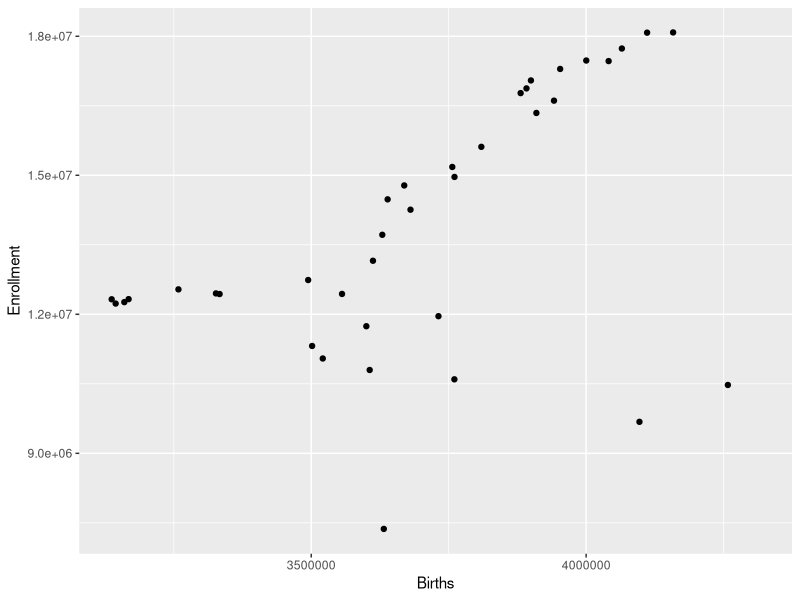
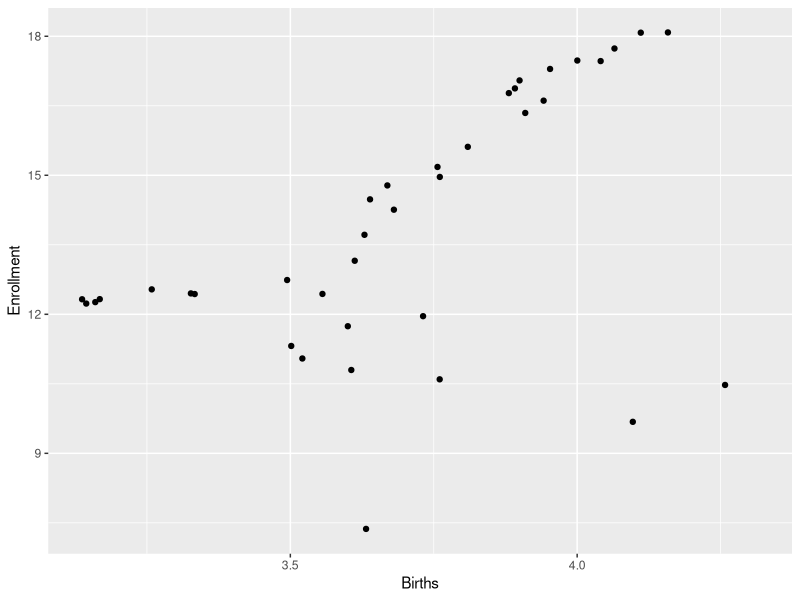
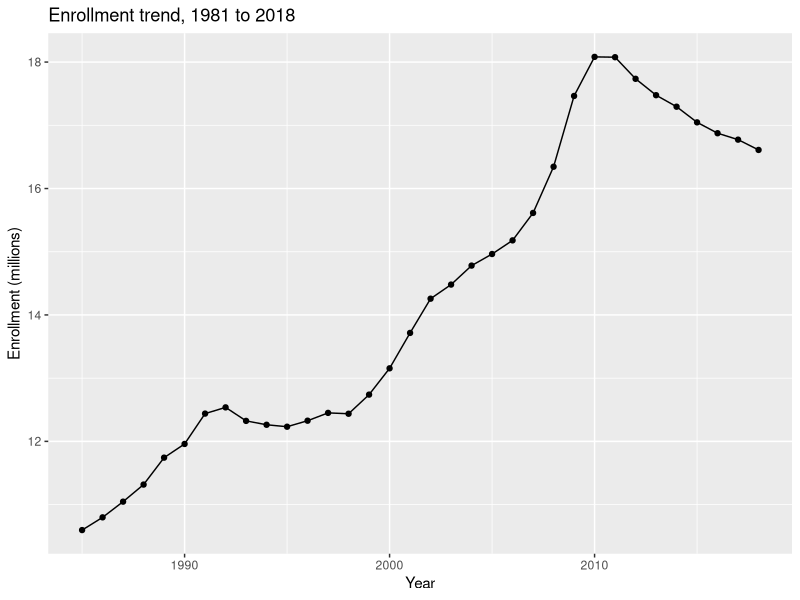
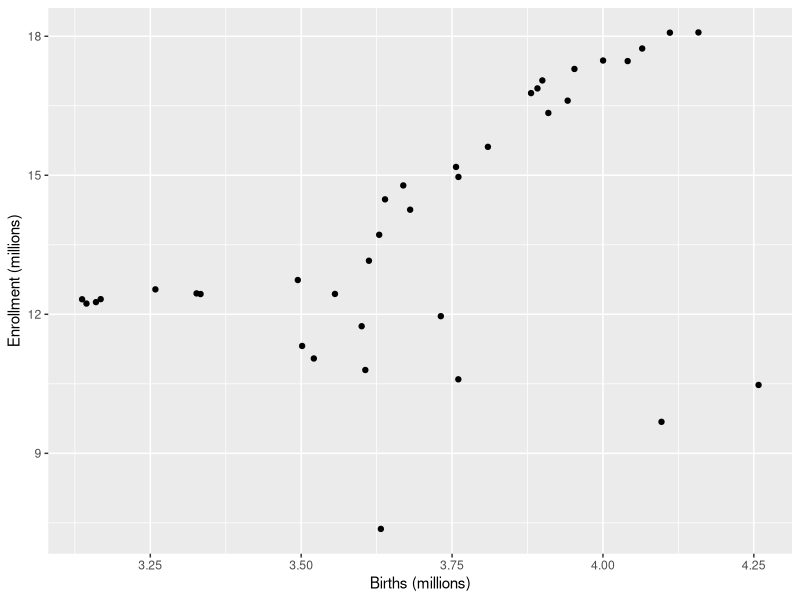
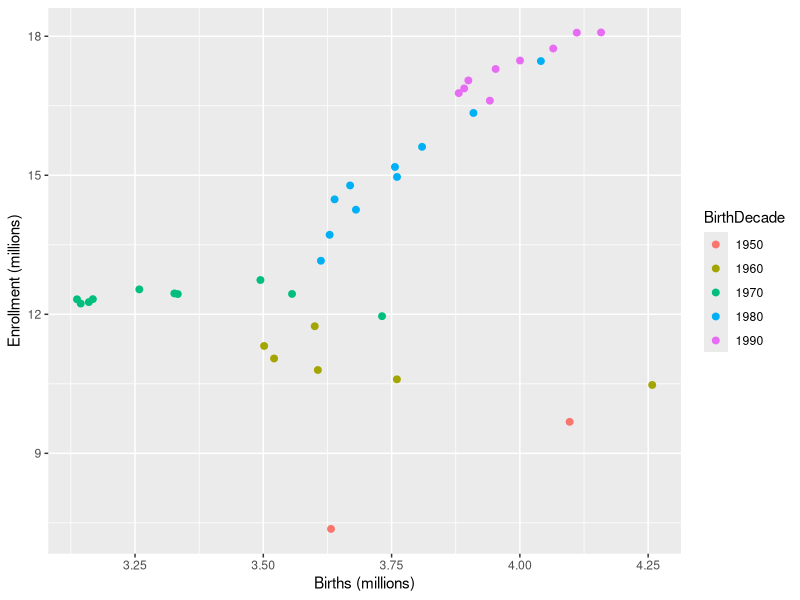
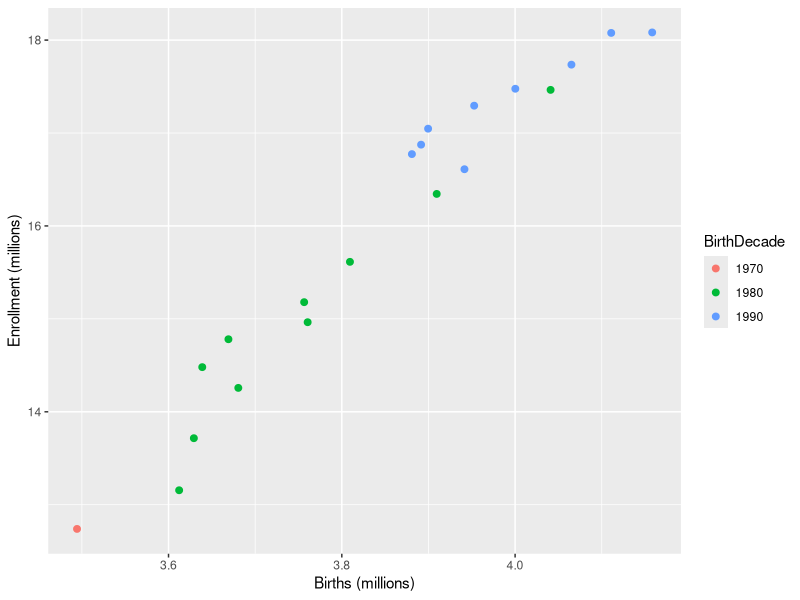
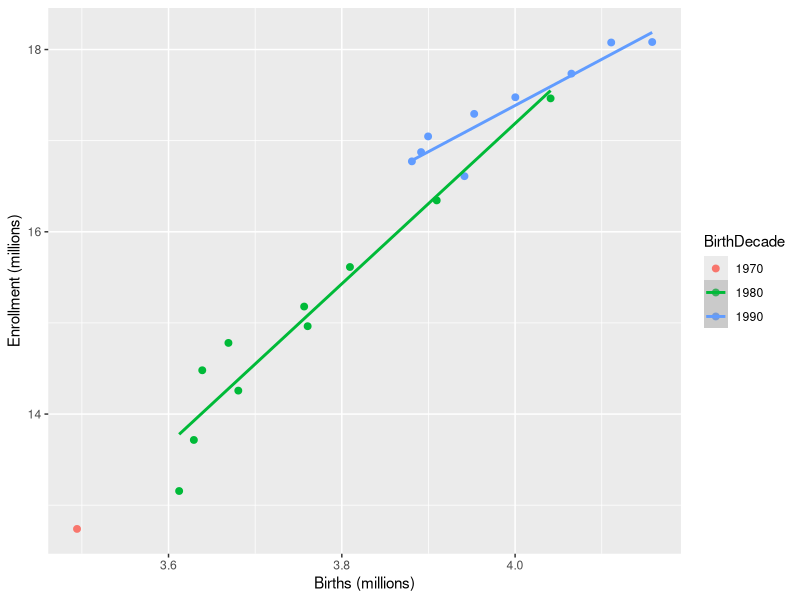
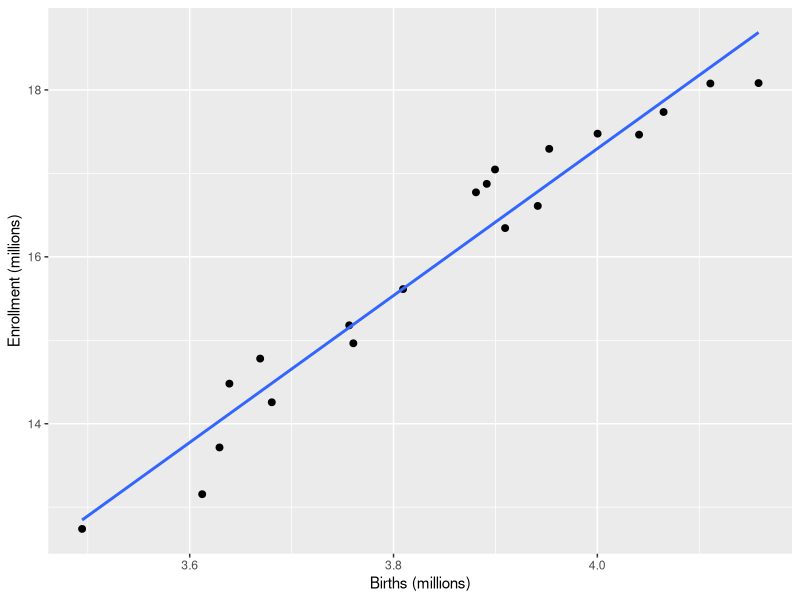

These figures' R source, in order: (Note: this script raises an error after producing the figures.)
library(tidyverse)

enroll <- read_csv("enrollment.csv")

ggplot(enroll, aes(Births, Enrollment)) +
  geom_point()

enroll <- enroll %>%
  mutate(Births = Births / 1000000,
         Enrollment = Enrollment / 1000000)

ggplot(enroll, aes(Births, Enrollment)) +
  geom_point()

# enrollment trends ; will combine with predictions below
trend <- enroll %>%
  filter(EnrollmentYear > 1980 & EnrollmentYear < 2019 )

ggplot( trend, aes(EnrollmentYear, Enrollment)) +
  geom_line() + 
  geom_point() +
  labs( x = "Year",
        y = "Enrollment (millions)",
        title = "Enrollment trend, 1981 to 2018")

train <- enroll %>%
  filter(BirthYear < 1999)

ggplot(train, aes(Births, Enrollment)) +
  geom_point() +
  labs(x = "Births (millions)",
       y = "Enrollment (millions)")

train <- train %>%
  mutate(BirthDecade = BirthYear - BirthYear %% 10)

train$BirthDecade <- as.factor(train$BirthDecade)
levels(train$BirthDecade)

ggplot(train, aes(Births, Enrollment, color = BirthDecade)) +
  geom_point(size = 2)  +
  labs(x = "Births (millions)",
       y = "Enrollment (millions)")

train <- train %>%
  filter(BirthYear > 1978)

ggplot(train, aes(Births, Enrollment, color = BirthDecade)) +
  geom_point(size = 2)  +
  labs(x = "Births (millions)",
       y = "Enrollment (millions)")

cor(train$Births, train$Enrollment)

# null model via lm 
null.fit <- lm(Enrollment ~ 1, data = train)
null.fit

# note: this is just the average of the enrollments in the training set
mean( train$Enrollment)

enroll.fit <- lm(Enrollment ~ Births, data = train)
summary(enroll.fit)

# ggplot can display separate regression lines for groups:
ggplot(train, aes(Births, Enrollment, color = BirthDecade)) +
  geom_point(size = 2)  +
  geom_smooth(method = "lm", level = 0) +
  labs(x = "Births (millions)",
       y = "Enrollment (millions)")

# but we just want one overall regression model here:
ggplot(train, aes(Births, Enrollment)) +
  geom_point(size = 2)  +
  geom_smooth(method = "lm", level = 0) +
  labs(x = "Births (millions)",
       y = "Enrollment (millions)")

new_data <- enroll %>%
  filter(BirthYear > 1998) %>%
  select(BirthYear, Births, EnrollmentYear)

predictions <- predict(enroll.fit, new_data)
predictions <- data.frame(
  BirthYear = new_data$BirthYear,
  Births = new_data$Births,
  EnrollmentYear = new_data$EnrollmentYear,
  Enrollment = predictions
)

ggplot( train, aes(Births, Enrollment)) +
  geom_point() +
  geom_smooth( method="lm", level=0) + 
  geom_point( data = predictions, aes( Births, Predictions), color="tomato", size=2) +
  labs(x = "Births (millions)",
       y = "Enrollment (millions)")

predictions <- predictions %>%
  mutate( Type = "Predicted" )

trend <- trend %>% 
  mutate( Type = "Observed" )

combined <- rbind( trend, predictions)

ggplot( combined, aes(EnrollmentYear, Enrollment, color=Type)) +
  geom_point() + 
  geom_line() +
  geom_hline( yintercept=19, linetype="dashed") +
  labs( x = "Year",
        y = "Enrollment (millions)",
        title = "Observed and predicted enrollments, 1981 to 2038")
